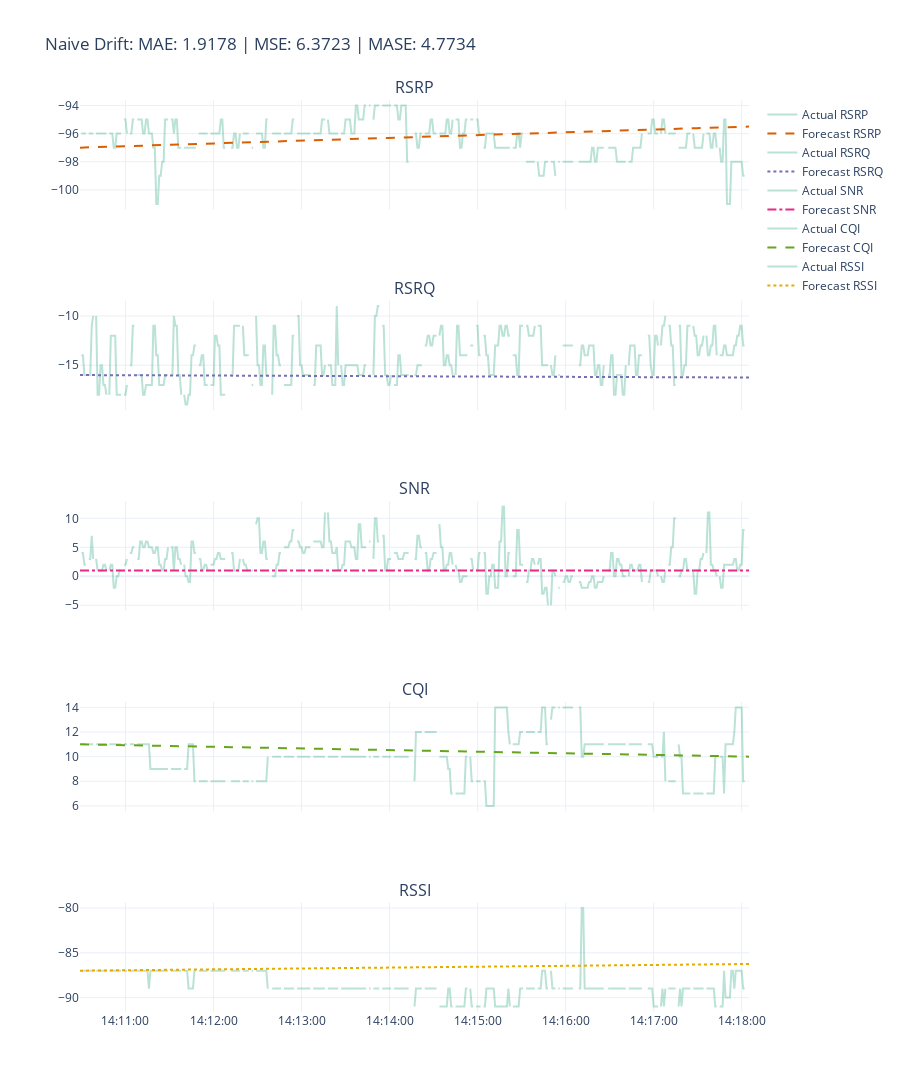

Here is the notebook cell this chart was saved with:
### Code cell
fig = plot_forecast(
    ts_actual,
    y_pred,
    title=f"{name}: MAE: {metrics['MAE']:.4f} | MSE: {metrics['MSE']:.4f} | MASE: {metrics['MASE']:.4f}",
)
fig.show()
# fig.write_image("imgs/chapter_4/ma.png")

### Figure 1 — Plotly figure (JSON) as saved in the notebook; plotly's stock layout.template omitted (floating-point values rounded to 4 significant figures; data arrays with more than 128 entries replaced by an {"elided": "..."} marker saying what was removed)
{"data": [{"line": {"color": "rgba(27,158,119, 0.3)"}, "mode": "lines", "name": "Actual RSRP", "type": "scatter", "x": {"elided": "457 str values"}, "xaxis": "x", "y": {"elided": "457 int values"}, "yaxis": "y"}, {"line": {"color": "rgba(217,95,2, 1)", "dash": "dash"}, "mode": "lines", "name": "Forecast RSRP", "type": "scatter", "x": {"elided": "457 str values"}, "xaxis": "x", "y": {"elided": "457 float values"}, "yaxis": "y"}, {"line": {"color": "rgba(27,158,119, 0.3)"}, "mode": "lines", "name": "Actual RSRQ", "type": "scatter", "x": {"elided": "457 str values"}, "xaxis": "x2", "y": {"elided": "457 int values"}, "yaxis": "y2"}, {"line": {"color": "rgba(117,112,179, 1)", "dash": "dot"}, "mode": "lines", "name": "Forecast RSRQ", "type": "scatter", "x": {"elided": "457 str values"}, "xaxis": "x2", "y": {"elided": "457 float values"}, "yaxis": "y2"}, {"line": {"color": "rgba(27,158,119, 0.3)"}, "mode": "lines", "name": "Actual SNR", "type": "scatter", "x": {"elided": "457 str values"}, "xaxis": "x3", "y": {"elided": "457 int values"}, "yaxis": "y3"}, {"line": {"color": "rgba(231,41,138, 1)", "dash": "dashdot"}, "mode": "lines", "name": "Forecast SNR", "type": "scatter", "x": {"elided": "457 str values"}, "xaxis": "x3", "y": {"elided": "457 int values"}, "yaxis": "y3"}, {"line": {"color": "rgba(27,158,119, 0.3)"}, "mode": "lines", "name": "Actual CQI", "type": "scatter", "x": {"elided": "457 str values"}, "xaxis": "x4", "y": {"elided": "457 int values"}, "yaxis": "y4"}, {"line": {"color": "rgba(102,166,30, 1)", "dash": "dash"}, "mode": "lines", "name": "Forecast CQI", "type": "scatter", "x": {"elided": "457 str values"}, "xaxis": "x4", "y": {"elided": "457 float values"}, "yaxis": "y4"}, {"line": {"color": "rgba(27,158,119, 0.3)"}, "mode": "lines", "name": "Actual RSSI", "type": "scatter", "x": {"elided": "457 str values"}, "xaxis": "x5", "y": {"elided": "457 int values"}, "yaxis": "y5"}, {"line": {"color": "rgba(230,171,2, 1)", "dash": "dot"}, "mode": "lines", "name": "Forecast RSSI", "type": "scatter", "x": {"elided": "457 str values"}, "xaxis": "x5", "y": {"elided": "457 float values"}, "yaxis": "y5"}], "layout": {"annotations": [{"font": {"size": 16}, "showarrow": false, "text": "RSRP", "x": 0.5, "xanchor": "center", "xref": "paper", "y": 1, "yanchor": "bottom", "yref": "paper"}, {"font": {"size": 16}, "showarrow": false, "text": "RSRQ", "x": 0.5, "xanchor": "center", "xref": "paper", "y": 0.78, "yanchor": "bottom", "yref": "paper"}, {"font": {"size": 16}, "showarrow": false, "text": "SNR", "x": 0.5, "xanchor": "center", "xref": "paper", "y": 0.56, "yanchor": "bottom", "yref": "paper"}, {"font": {"size": 16}, "showarrow": false, "text": "CQI", "x": 0.5, "xanchor": "center", "xref": "paper", "y": 0.34, "yanchor": "bottom", "yref": "paper"}, {"font": {"size": 16}, "showarrow": false, "text": "RSSI", "x": 0.5, "xanchor": "center", "xref": "paper", "y": 0.12, "yanchor": "bottom", "yref": "paper"}], "height": 1500, "showlegend": true, "title": {"text": "Naive Drift: MAE: 1.9178 | MSE: 6.3723 | MASE: 4.7734"}, "xaxis": {"anchor": "y", "domain": [0, 1], "matches": "x5", "showticklabels": false, "tickformat": "%H:%M:%S"}, "xaxis2": {"anchor": "y2", "domain": [0, 1], "matches": "x5", "showticklabels": false, "tickformat": "%H:%M:%S"}, "xaxis3": {"anchor": "y3", "domain": [0, 1], "matches": "x5", "showticklabels": false, "tickformat": "%H:%M:%S"}, "xaxis4": {"anchor": "y4", "domain": [0, 1], "matches": "x5", "showticklabels": false, "tickformat": "%H:%M:%S"}, "xaxis5": {"anchor": "y5", "domain": [0, 1], "tickformat": "%H:%M:%S"}, "yaxis": {"anchor": "x", "domain": [0.88, 1]}, "yaxis2": {"anchor": "x2", "domain": [0.66, 0.78]}, "yaxis3": {"anchor": "x3", "domain": [0.44, 0.56]}, "yaxis4": {"anchor": "x4", "domain": [0.22, 0.34]}, "yaxis5": {"anchor": "x5", "domain": [0, 0.12]}}}
